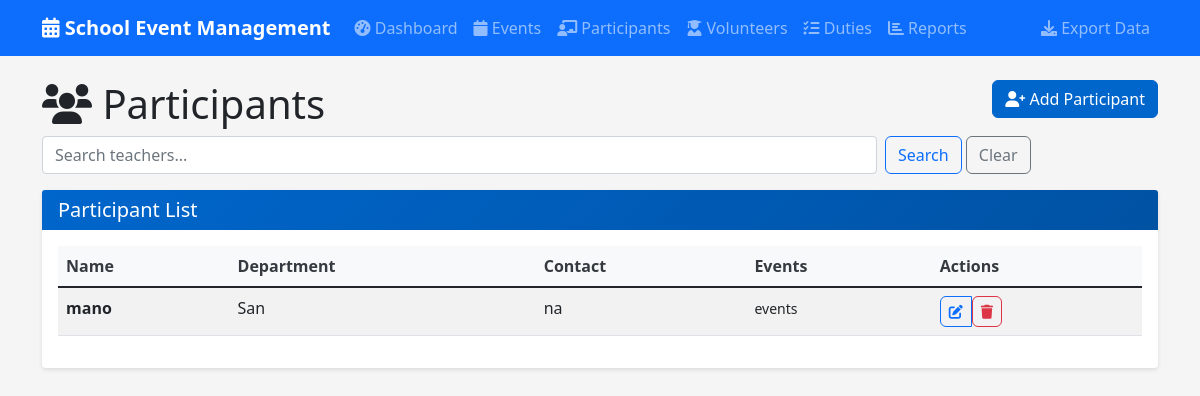
Page /participants on the earlier database version.
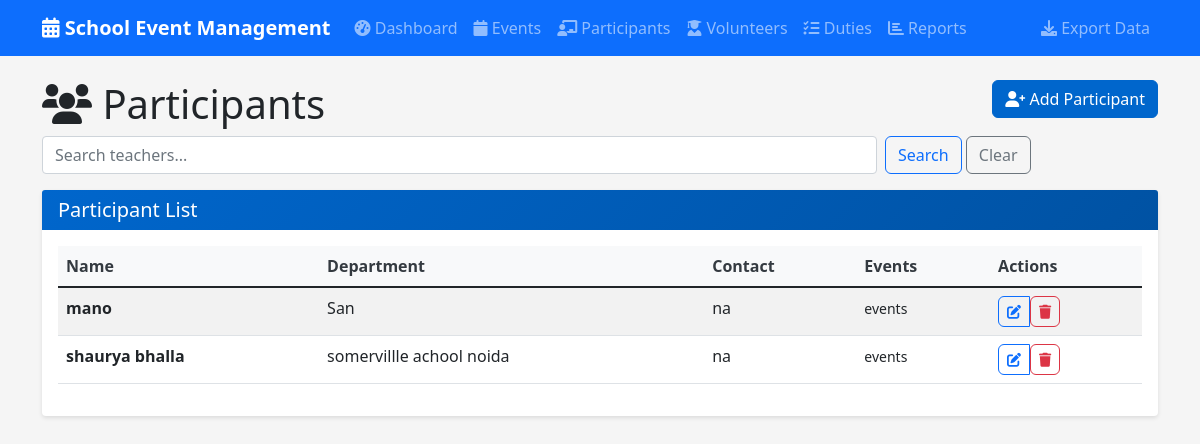
Same page on the later database version.
### tables this page shows
CREATE TABLE participants (
            id INTEGER PRIMARY KEY AUTOINCREMENT,
            name TEXT NOT NULL,
            type TEXT NOT NULL CHECK (type IN ('student', 'teacher')),
            class_dept TEXT NOT NULL,
            contact TEXT,
            emergency_contact TEXT,
            created_at TIMESTAMP DEFAULT CURRENT_TIMESTAMP
        );

### app.py (the view)
@app.route('/participants')
def participants():
    conn = get_db_connection()
    type_filter = request.args.get('type', 'all')
    search = request.args.get('search', '')
    query = 'SELECT * FROM participants WHERE 1=1'
    params = []
    if type_filter != 'all':
        query += ' AND type = ?'
        params.append(type_filter)
    if search:
        query += ' AND (name LIKE ? OR class_dept LIKE ?)'
        params.extend([f'%{search}%', f'%{search}%'])
    participants = conn.execute(query, params).fetchall()
    conn.close()
    return render_template('participants.html', participants=participants, type_filter=type_filter, search=search)

### app.py (called while the page is built)
def get_db_connection():
    conn = sqlite3.connect('events.db')
    conn.row_factory = sqlite3.Row
    return conn

### templates/participants.html (shortened to what this page needs)
{% extends "base.html" %}
{% block content %}
<div class="row">
    <div class="col-md-6">
        <h1><i class="fas fa-users"></i> Participants</h1>
    </div>
    <div class="col-md-6 text-end">
        <a href="{{ url_for('add_participant') }}" class="btn btn-primary">
            <i class="fas fa-user-plus"></i> Add Participant
        </a>
    </div>
</div>
<div class="row mb-3">
    <div class="col-md-12">
        <form method="GET" class="row g-2">
            <div class="col-md-9">
                <input type="text" name="search" class="form-control" placeholder="Search teachers..." value="{{ search }}">
            </div>
            <div class="col-md-3">
                <button type="submit" class="btn btn-outline-primary">Search</button>
                <a href="{{ url_for('participants') }}" class="btn btn-outline-secondary">Clear</a>
            </div>
        </form>
    </div>
</div>
<div class="row">
    <div class="col-12">
        <div class="card">
            <div class="card-header">
                <h5 class="card-title mb-0">Participant List</h5>
            </div>
            <div class="card-body">
                {% if participants %}
                    <div class="table-responsive">
                        <table class="table table-striped table-hover">
                            <thead>
                                <tr>
                                    <th>Name</th>
                                    <th>Department</th>
                                    <th>Contact</th>
                                    <th>Events</th>
                                    <th>Actions</th>
                                </tr>
                            </thead>
                            <tbody>
                                {% for participant in participants %}
                                    <tr>
                                        <td>
                                            <strong>{{ participant.name }}</strong>
                                        </td>
                                        <td>
                                            {{ participant.class_dept }}
                                        </td>
                                        <td>
                                            {{ participant.contact }}
                                        </td>
                                        <td>
                                            <small>{{ participant.events_count }} events</small>
                                        </td>
                                        <td>
                                            <div class="btn-group" role="group">
                                                <a href="{{ url_for('edit_participant', id=participant.id) }}"
                                                   class="btn btn-sm btn-outline-primary">
                                                    <i class="fas fa-edit"></i>
                                                </a>
                                                <form method="POST"
                                                      action="{{ url_for('delete_participant', id=participant.id) }}"
                                                      style="display: inline;">
                                                    <button type="submit"
                                                            class="btn btn-sm btn-outline-danger"
                                                            onclick="return confirm('Are you sure you want to delete this participant?')">
                                                        <i class="fas fa-trash"></i>
                                                    </button>
                                                </form>
                                            </div>
                                        </td>
                                    </tr>
                                {% endfor %}
                            </tbody>
                        </table>
                    </div>
                {% else %}
                    <div class="alert alert-info">
                        <i class="fas fa-info-circle"></i> No participants found.
                    </div>
                {% endif %}
            </div>
        </div>
    </div>
</div>
{% endblock %}

### templates/base.html (shortened to what this page needs)
<!DOCTYPE html>
<html lang="en">
<head>
    <link href="https://cdn.jsdelivr.net/npm/bootstrap@5.1.3/dist/css/bootstrap.min.css" rel="stylesheet">
    <link href="https://cdnjs.cloudflare.com/ajax/libs/font-awesome/6.0.0/css/all.min.css" rel="stylesheet">
    <link href="{{ url_for('static', filename='css/style.css') }}" rel="stylesheet">
</head>
<body>
    <nav class="navbar navbar-expand-lg navbar-dark bg-primary">
        <div class="container">
            <a class="navbar-brand" href="{{ url_for('dashboard') }}">
                <i class="fas fa-calendar-alt"></i> School Event Management
            </a>
            <div class="collapse navbar-collapse" id="navbarNav">
                <ul class="navbar-nav me-auto">
                    <li class="nav-item">
                        <a class="nav-link" href="{{ url_for('dashboard') }}">
                            <i class="fas fa-tachometer-alt"></i> Dashboard
                        </a>
                    </li>
                    <li class="nav-item">
                        <a class="nav-link" href="{{ url_for('events') }}">
                            <i class="fas fa-calendar"></i> Events
                        </a>
                    </li>
                    <li class="nav-item">
                        <a class="nav-link" href="{{ url_for('participants') }}">
                            <i class="fas fa-chalkboard-teacher"></i> Participants
                        </a>
                    </li>
                    <li class="nav-item">
                        <a class="nav-link" href="{{ url_for('volunteers') }}">
                            <i class="fas fa-user-graduate"></i> Volunteers
                        </a>
                    </li>
                    <li class="nav-item">
                        <a class="nav-link" href="{{ url_for('duties') }}">
                            <i class="fas fa-tasks"></i> Duties
                        </a>
                    </li>
                    <li class="nav-item">
                        <a class="nav-link" href="{{ url_for('reports') }}">
                            <i class="fas fa-chart-bar"></i> Reports
                        </a>
                    </li>
                </ul>
                <ul class="navbar-nav">
                    <li class="nav-item">
                        <a class="nav-link" href="{{ url_for('export_data') }}">
                            <i class="fas fa-download"></i> Export Data
                        </a>
                    </li>
                </ul>
            </div>
        </div>
    </nav>
    <div class="container mt-4">
        {% block content %}{% endblock %}
    </div>
</body>
</html>

### static/css/style.css (style rules this page uses)
:root { --primary-color: #0066cc; --secondary-color: #28a745; --danger-color: #dc3545; --warning-color: #ffc107; --info-color: #17a2b8; --light-color: #f8f9fa; --dark-color: #343a40; }
body { font-family: 'Segoe UI', Tahoma, Geneva, Verdana, sans-serif; background-color: #f5f5f5; }
.navbar-brand { font-weight: bold; font-size: 1.25rem; }
.card { box-shadow: 0 2px 4px rgba(0,0,0,0.1); border: none; margin-bottom: 1.5rem; }
.card-header { background: linear-gradient(135deg, var(--primary-color), #0052a3); color: white; border-bottom: none; font-weight: 600; }
.btn { font-weight: 500; border-radius: 0.375rem; transition: all 0.3s ease; }
.btn-primary { background-color: var(--primary-color); border-color: var(--primary-color); }
.table th { background-color: var(--light-color); border-top: none; font-weight: 600; color: var(--dark-color); }

Differences in the rows shown:
added participants: name "shaurya bhalla", class_dept "somervillle achool noida", contact "na"
